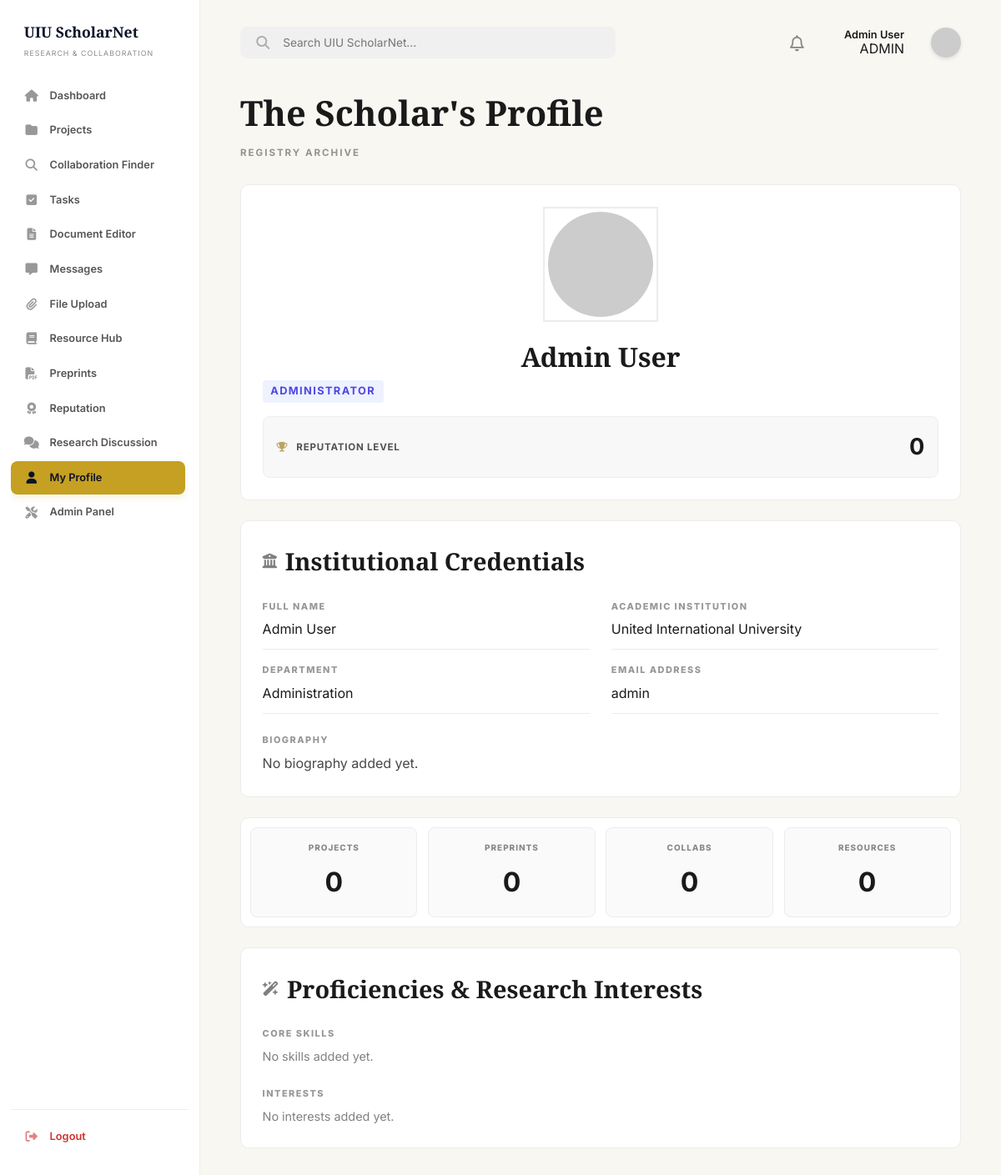
The page /dashboard/profile.php (signed in) on the database its author committed.
### tables this page shows
CREATE TABLE IF NOT EXISTS users (
    id INT AUTO_INCREMENT PRIMARY KEY,
    full_name VARCHAR(100) NOT NULL,
    email VARCHAR(100) UNIQUE NOT NULL,
    password VARCHAR(255) NOT NULL,
    role ENUM('student', 'faculty', 'admin') DEFAULT 'student',
    is_verified TINYINT(1) DEFAULT 1,
    account_status ENUM('active', 'banned') DEFAULT 'active',
    department VARCHAR(100),
    interests TEXT,
    skills TEXT,
    points INT DEFAULT 0,
    reputation INT DEFAULT 0,
    last_active_at TIMESTAMP NULL DEFAULT NULL,
    created_at TIMESTAMP DEFAULT CURRENT_TIMESTAMP
);

### includes/auth_check.php (called while the page is built, shortened)
<?php
require_once('db_connect.php');
$user_id = (int)$_SESSION['user_id'];
$stmt = $conn->prepare("SELECT * FROM users WHERE id = ?");
$stmt->bind_param("i", $user_id);
$stmt->execute();
$user_result = $stmt->get_result();
$user_data = $user_result->fetch_assoc();
?>

### includes/db_connect.php (called while the page is built, shortened)
<?php
$host = getenv('DB_HOST') ?: "127.0.0.1";
$user = getenv('DB_USER') ?: "root";
$pass = getenv('DB_PASS');
if ($pass === false) {
    $pass = "";
}
$dbname = getenv('DB_NAME') ?: "uiu_scholarnet";
$port = getenv('DB_PORT') ?: 3306;
$conn = mysqli_connect($host, $user, $pass, $dbname, $port);
mysqli_set_charset($conn, "utf8mb4");
function db_query($sql, $params = [], $types = "") {
    global $conn;
    $stmt = $conn->prepare($sql);
    if ($params) {
        $stmt->bind_param($types, ...$params);
    }
    if (!$stmt->execute()) {
        die("Query execution failed: " . $stmt->error);
    }
    $result = $stmt->get_result();
    if ($result === false && $stmt->field_count === 0) {
        return true;
    }
    return $result;
}
?>

### dashboard/profile.php (the view, shortened to what this page needs)
<?php
require_once('../includes/auth_check.php');
$profileCssVer = @filemtime(__DIR__ . '/../assets/css/profile.css');
$profileData = db_query("SELECT institution, biography FROM user_profiles WHERE user_id = ? LIMIT 1", [$user_id], "i")->fetch_assoc();
$projectsTotal = (int)(db_query("SELECT COUNT(DISTINCT p.id) AS total FROM projects p LEFT JOIN project_members pm ON p.id = pm.project_id AND pm.user_id = ? WHERE p.creator_id = ? OR pm.user_id = ?", [$user_id, $user_id, $user_id], "iii")->fetch_assoc()['total'] ?? 0);
$preprintsTotal = (int)(db_query("SELECT COUNT(*) AS total FROM preprints WHERE author_id = ?", [$user_id], "i")->fetch_assoc()['total'] ?? 0);
$collabTotal = (int)(db_query("SELECT COUNT(*) AS total FROM collaboration_posts WHERE user_id = ?", [$user_id], "i")->fetch_assoc()['total'] ?? 0);
$resourcesTotal = (int)(db_query("SELECT COUNT(*) AS total FROM resources WHERE user_id = ?", [$user_id], "i")->fetch_assoc()['total'] ?? 0);
$displayInstitution = trim((string)($profileData['institution'] ?? ''));
if ($displayInstitution === '') {
    $displayInstitution = 'United International University';
}
$displayBio = trim((string)($profileData['biography'] ?? ''));
if ($displayBio === '') {
    $displayBio = 'No biography added yet.';
}
$interestTags = array_values(
    array_filter(
        array_map('trim', explode(',', (string)($user_data['interests'] ?? ''))),
        static function ($value) { return $value !== ''; }
    )
);
$skillTags = array_values(
    array_filter(
        array_map('trim', explode(',', (string)($user_data['skills'] ?? ''))),
        static function ($value) { return $value !== ''; }
    )
);
?>
<!DOCTYPE html>
<html lang="en">
<head>
    <link rel="stylesheet" href="https://cdnjs.cloudflare.com/ajax/libs/font-awesome/6.4.0/css/all.min.css">
    <link rel="stylesheet" href="../assets/css/style.css">
    <link rel="stylesheet" href="../assets/css/profile.css?v=<?php echo (int)$profileCssVer; ?>">
</head>
<body class="dashboard-page">
    <?php include('../includes/sidebar.php'); ?>
    <main class="main-content">
        <?php include('../includes/header.php'); ?>
        <section class="profile-headline">
            <h1>The Scholar's Profile</h1>
            <p>Registry Archive</p>
        </section>
        <div class="profile-grid">
            <aside class="profile-summary-card">
                <div class="profile-avatar-wrap">
                    <img
                        src="https://ui-avatars.com/api/?name=<?php echo urlencode($user_data['full_name']); ?>&size=180&background=ffffff&color=0a1128&bold=true"
                        alt="Profile Avatar"
                    >
                </div>
                <h2><?php echo htmlspecialchars($user_data['full_name']); ?></h2>
                <div class="profile-role flex-center-gap-5">
                    <?php if ($user_data['role'] === 'admin'): ?>
                        <span class="badge-role-admin">ADMINISTRATOR</span>
                    <?php else: ?>
                        <span class="badge-role-student">STUDENT</span>
                    <?php endif; ?>
                </div>
                <div class="profile-reputation">
                    <span><i class="fa-solid fa-trophy"></i> Reputation Level</span>
                    <strong><?php echo number_format((int)($user_data['points'] ?? 0)); ?></strong>
                </div>
            </aside>
            <section class="profile-details-card">
                <h3><i class="fa-solid fa-building-columns"></i> Institutional Credentials</h3>
                <div class="details-grid">
                    <div class="detail-item">
                        <span>Full Name</span>
                        <p><?php echo htmlspecialchars($user_data['full_name']); ?></p>
                    </div>
                    <div class="detail-item">
                        <span>Academic Institution</span>
                        <p><?php echo htmlspecialchars($displayInstitution); ?></p>
                    </div>
                    <div class="detail-item">
                        <span>Department</span>
                        <p><?php echo htmlspecialchars((string)($user_data['department'] ?? 'Not set')); ?></p>
                    </div>
                    <div class="detail-item">
                        <span>Email Address</span>
                        <p><?php echo htmlspecialchars((string)($user_data['email'] ?? '')); ?></p>
                    </div>
                </div>
                <div class="bio-block">
                    <span>Biography</span>
                    <p><?php echo nl2br(htmlspecialchars($displayBio)); ?></p>
                </div>
            </section>
            <section class="profile-metrics">
                <div class="metric-box">
                    <span>Projects</span>
                    <strong><?php echo $projectsTotal; ?></strong>
                </div>
                <div class="metric-box">
                    <span>Preprints</span>
                    <strong><?php echo $preprintsTotal; ?></strong>
                </div>
                <div class="metric-box">
                    <span>Collabs</span>
                    <strong><?php echo $collabTotal; ?></strong>
                </div>
                <div class="metric-box">
                    <span>Resources</span>
                    <strong><?php echo $resourcesTotal; ?></strong>
                </div>
            </section>
            <section class="profile-skill-card">
                <h3><i class="fa-solid fa-wand-magic-sparkles"></i> Proficiencies & Research Interests</h3>
                <div class="tag-section">
                    <span>Core Skills</span>
                    <div class="tag-wrap">
                        <?php if (count($skillTags) > 0): ?>
                            <?php foreach ($skillTags as $skill): ?>
                                <div class="tag-chip skill-chip"><?php echo htmlspecialchars($skill); ?></div>
                            <?php endforeach; ?>
                        <?php else: ?>
                            <div class="empty-tag-note">No skills added yet.</div>
                        <?php endif; ?>
                    </div>
                </div>
                <div class="tag-section">
                    <span>Interests</span>
                    <div class="tag-wrap">
                        <?php if (count($interestTags) > 0): ?>
                            <?php foreach ($interestTags as $interest): ?>
                                <div class="tag-chip interest-chip"><?php echo htmlspecialchars($interest); ?></div>
                            <?php endforeach; ?>
                        <?php else: ?>
                            <div class="empty-tag-note">No interests added yet.</div>
                        <?php endif; ?>
                    </div>
                </div>
            </section>
        </div>
    </main>
</body>
</html>

### includes/header.php (shortened to what this page needs)
<header class="dash-header">
    <div class="search-container">
        <i class="fa-solid fa-magnifying-glass search-icon"></i>
        <input type="text" placeholder="Search UIU ScholarNet...">
    </div>
    <div class="header-actions flex-center-end">
        <?php if ((!isset($is_admin_panel) || !$is_admin_panel) && (!isset($is_admin_sidebar) || !$is_admin_sidebar)): ?>
        <a href="notifications.php" class="notification-icon text-inherit relative flex-center h-36px">
            <i class="fa-regular fa-bell header-icon text-1-2rem"></i>
        </a>
        <?php endif; ?>
        <div class="flex-column-end">
            <span class="fw-600 text-0-8rem text-color-primary"><?php echo htmlspecialchars($user_data['full_name'] ?? 'User'); ?></span>
            <?php if (isset($user_data['role'])): ?>
                <?php if ($user_data['role'] === 'admin'): ?>
                    <span class="role-admin">ADMIN</span>
                <?php elseif ($user_data['role'] === 'faculty' && isset($user_data['is_verified']) && $user_data['is_verified']): ?>
                    <span class="role-faculty"><i class="fa-solid fa-circle-check"></i> FACULTY</span>
                <?php elseif ($user_data['role'] === 'faculty' && isset($user_data['is_verified']) && !$user_data['is_verified']): ?>
                    <span class="role-unverified">UNVERIFIED</span>
                <?php else: ?>
                    <span class="role-default"><?php echo htmlspecialchars($user_data['role']); ?></span>
                <?php endif; ?>
            <?php endif; ?>
        </div>
        <a href="profile.php" class="text-inherit flex-center">
            <img src="https://ui-avatars.com/api/?name=<?php echo urlencode($user_data['full_name'] ?? 'User'); ?>&background=0a1128&color=fff" alt="Avatar" class="avatar-header">
        </a>
    </div>
</header>

### assets/css/profile.css (style rules this page uses)
.profile-headline { margin-bottom: 1.8rem; }
.profile-headline h1 { font-size: 2.6rem; margin-bottom: 0.3rem; }
.profile-headline p { text-transform: uppercase; letter-spacing: 2px; font-size: 0.72rem; opacity: 0.45; font-weight: 700; }
.profile-grid { display: grid; grid-template-columns: minmax(320px, 380px) minmax(580px, 1fr); gap: 1.5rem; align-items: start; }
.profile-summary-card, .profile-details-card, .profile-metrics, .profile-skill-card { background: var(--white); border: 1px solid #ececec; border-radius: 10px; }
.profile-summary-card { grid-column: 1; grid-row: 1; }
.profile-details-card { grid-column: 2; grid-row: 1; }
.profile-metrics { grid-column: 1; grid-row: 2; }
.profile-skill-card { grid-column: 2; grid-row: 2; }
.profile-summary-card { padding: 1.6rem; border-left: 4px solid var(--secondary-color); }
.profile-avatar-wrap { border: 2px solid #ececec; width: 138px; height: 138px; margin: 0 auto 1rem; display: grid; place-items: center; }
.profile-avatar-wrap img { width: 126px; height: 126px; border-radius: 50%; }
.profile-summary-card h2 { text-align: center; font-size: 2rem; margin-bottom: 0.2rem; }
.profile-role { text-align: center; font-size: 0.68rem; font-weight: 800; letter-spacing: 1.4px; color: #a48935; margin-bottom: 1rem; }
.profile-reputation { background: #f8f8f8; border: 1px solid #eee; border-radius: 8px; padding: 0.9rem 1rem; display: flex; justify-content: space-between; align-items: center; gap: 1rem; }
.profile-reputation span { font-size: 0.72rem; text-transform: uppercase; letter-spacing: 0.8px; opacity: 0.75; font-weight: 700; }
.profile-reputation i { margin-right: 0.4rem; color: #a48935; }
.profile-reputation strong { font-size: 1.7rem; }
.profile-details-card, .profile-skill-card { padding: 1.6rem; }
.profile-details-card h3, .profile-skill-card h3 { font-size: 1.8rem; margin-bottom: 1.4rem; display: flex; gap: 0.6rem; align-items: center; }
.profile-details-card h3 i, .profile-skill-card h3 i { color: #7f7f7f; font-size: 1.1rem; }
.details-grid { display: grid; grid-template-columns: 1fr 1fr; gap: 1rem 1.6rem; }
.detail-item { border-bottom: 1px solid #ececec; padding-bottom: 0.65rem; }
.detail-item span, .bio-block span, .tag-section span { display: block; font-size: 0.68rem; text-transform: uppercase; letter-spacing: 1.5px; opacity: 0.45; font-weight: 800; margin-bottom: 0.4rem; }
.detail-item p { font-size: 1rem; }
.bio-block { margin-top: 1.4rem; }
.bio-block p { line-height: 1.7; opacity: 0.8; }
.profile-metrics { display: grid; grid-template-columns: 1fr 1fr; gap: 0.8rem; padding: 0.7rem; height: fit-content; }
.metric-box { border: 1px solid #ececec; border-radius: 8px; background: #fafafa; padding: 1rem 0.8rem; text-align: center; }
.metric-box span { display: block; font-size: 0.62rem; text-transform: uppercase; letter-spacing: 1px; font-weight: 800; opacity: 0.5; margin-bottom: 0.4rem; }
.metric-box strong { font-size: 2rem; }
.tag-section + .tag-section { margin-top: 1.6rem; }
.tag-wrap { display: flex; gap: 0.65rem; flex-wrap: wrap; }
.empty-tag-note { font-size: 0.9rem; opacity: 0.55; }
@media (max-width: 1200px) { .profile-grid { grid-template-columns: 1fr; } }
@media (max-width: 1200px) { .profile-summary-card, .profile-details-card, .profile-metrics, .profile-skill-card { grid-column: auto; grid-row: auto; } }
@media (max-width: 1200px) { .profile-metrics { grid-template-columns: repeat(4, 1fr); } }
body.dashboard-page .main-content .profile-grid { display: grid !important; }
body.dashboard-page .main-content .profile-summary-card, body.dashboard-page .main-content .profile-details-card, body.dashboard-page .main-content .profile-metrics, body.dashboard-page .main-content .profile-skill-card { background: #fff !important; border: 1px solid #ececec !important; border-radius: 10px !important; }

### assets/css/global.css (style rules this page uses)
:root { --primary-color: #0a1128; --secondary-color: #c5a022; --bg-color: #f8f7f2; --text-color: #1a1a1a; --accent-color: #e8e6d9; --white: #ffffff; --transition: all 0.3s ease; --font-heading: 'Playfair Display', serif; --font-body: 'Inter', sans-serif; }
* { margin: 0; padding: 0; box-sizing: border-box; }
body { font-family: var(--font-body); background-color: var(--bg-color); color: var(--text-color); line-height: 1.6; overflow-x: hidden; }
h1, h2, h3, h4 { font-family: var(--font-heading); font-weight: 700; }
a { text-decoration: none; color: inherit; transition: var(--transition); }

### assets/css/collaboration.css (style rules this page uses)
.header-icon { font-size: 1.2rem; opacity: 0.5; }

### rows shown on the page
users: full_name "Admin User", points "0", department "Administration", email "admin"

### other values the page prints
$displayInstitution "United International University"
$displayBio "No biography added yet."
$projectsTotal "0"
$preprintsTotal "0"
$collabTotal "0"
$resourcesTotal "0"
